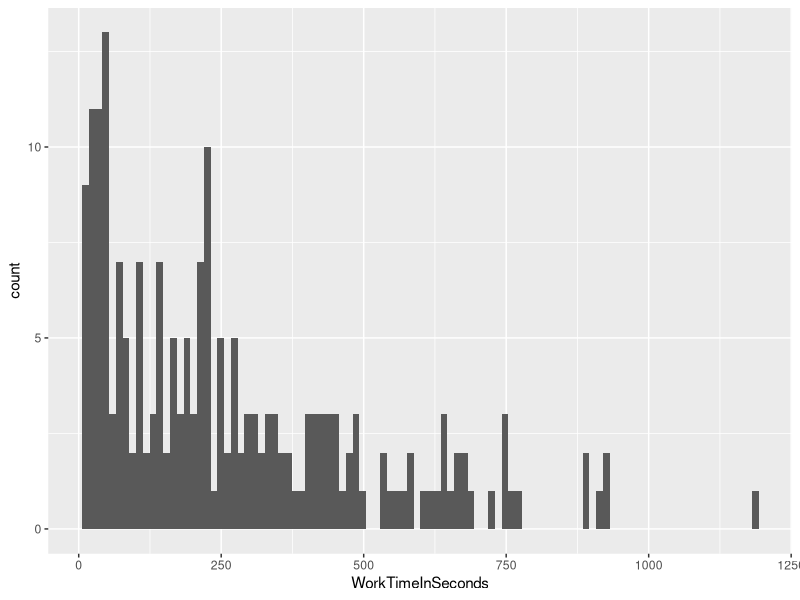

Generate this figure with R:
## ---- chunk 1
library(tidyverse)
library(knitr)

# The following code can be used to access the pilot data if further analysis is desired
df <- read_csv("data/Batch_4133302_batch_results.csv")
## ---- chunk 2
sub <- df %>% 
	select(LifetimeApprovalRate, AcceptTime, SubmitTime, Input.INSTNM,  contains("Answer"))

completeness <- sub %>% 
	group_by(Input.INSTNM) %>% 
	summarise(across(contains("Answer"), ~mean(!is.na(.x)))) %>% 
	summarise(across(contains("Answer"), mean)) %>% 
	pivot_longer(contains("Answer")) %>% 
	rename(`% Complete` = value)

num_answers <- sub %>% 
	group_by(Input.INSTNM) %>% 
	summarise(across(contains("Answer"), 
									 ~length(unique(na.omit(.x))))) %>% 
	summarise(across(contains("Answer"), mean)) %>% 
	pivot_longer(contains("Answer")) %>% 
	rename(`Mean # Distinct Answers` = value)

completeness %>% 
	left_join(num_answers, by = c("name" = "name")) %>% 
	rename(Question = name) %>% 
	arrange(desc(`% Complete`)) %>% 
	kable(digits = c(0, 2, 1))
## ---- chunk 3

df %>% 
	select(Input.INSTNM, contains("Answer")) %>% 
	mutate(across(contains("Answer"), as.character)) %>% 
	pivot_longer(contains("Answer")) %>% 
	filter(!is.na(value), value != "cannotdetermine") %>%  # treating NA and "cannotdetermine" as the same
	group_by(Input.INSTNM, name, value) %>% 
	summarise(n = n()) %>% 
	mutate(majority_exists = (max(n) > 1) &  ((max(n) / sum(n)) > .5)) %>% 
	summarise(majority_exists = max(majority_exists)) %>% 
	ungroup() %>% 
	group_by(name) %>%
	summarise(`% Majority Exists` = sum(majority_exists)/length(unique(df$Input.INSTNM))) %>% 
	arrange(desc(`% Majority Exists`)) %>% 
	kable(digits = 2)
## ---- chunk 4
df %>% 
	ggplot() + 
	aes(x = WorkTimeInSeconds) + 
	geom_histogram(bins = 100)
## ---- chunk 5
# Elisabeth's first try

min_time <- quantile(df$WorkTimeInSeconds, 0.25)
sus_workers <- c()

for(i in 1:nrow(df))
  {if(df$WorkTimeInSeconds[i] < min_time)
  {sus_workers[i] <- df$WorkerId[i]}}

unique(sus_workers)
## ---- chunk 6
# All points for which universal was marked yes
# In these cases, everything else should be NA except what the policy was
universal <- df %>%
	select(contains("Answer.")) %>%
	filter(Answer.universal == "yes")

# All instances where universal was yes but something else was filled in
universalWrong <- universal %>%
	filter(!is.na(Answer.optinpolicy))

# All instances where universal was marked no
# In these cases, everything else should be answered except universal policy
notUniversal <- df %>%
	select(contains("Answer.")) %>%
	filter(Answer.universal == "no")

notUniversalWrong <- notUniversal %>%
	filter(is.na(Answer.optinpolicy) | !is.na(Answer.universalpolicy))
## ---- chunk 7
# Lengths of the above
universalC <- nrow(universal)
universalWrongC <- nrow(universalWrong)
notUniversalC <- nrow(notUniversal)
notUniversalWrongC <- nrow(notUniversalWrong)
## ---- chunk 8
num_conflicts <- df %>% 
	group_by(Input.INSTNM, WorkerId) %>% 
	summarise(conflict = sum((Answer.universal == "yes")*(!is.na(Answer.optinpolicy)))) %>% 
	summarise(conflict = sum(conflict)) %>% 
	summarise(num_conflicts = sum(conflict, na.rm = T))

